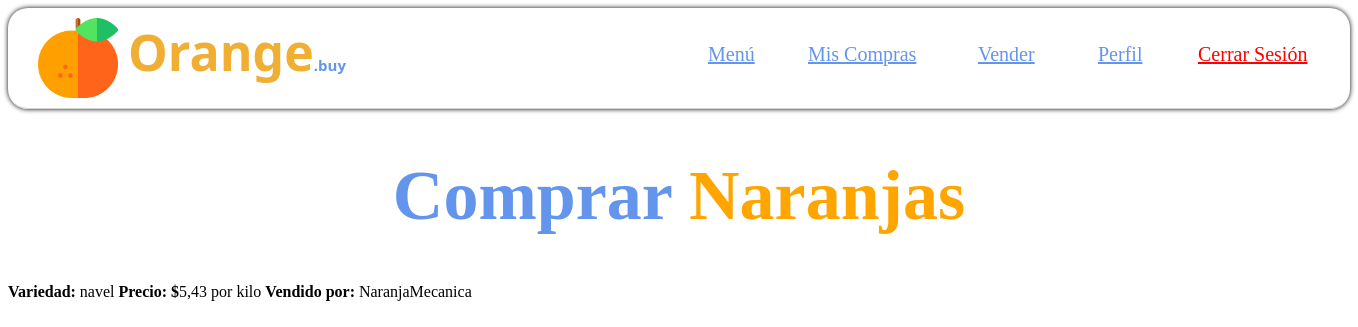
The app's page /tienda/producto/42/ (signed in) with its own data.
### tienda/models.py (models this page shows, shortened)
class Producto(models.Model):
    vendedor = models.ForeignKey(User, on_delete=models.CASCADE, related_name='ventas')
    precio_por_kilo = models.DecimalField(max_digits=6, decimal_places=2)
    kilos_disponibles = models.PositiveIntegerField()
    cantidad_vendida = models.PositiveIntegerField(default=0)
    fecha_inicio = models.DateTimeField(auto_now_add=True)
    activo = models.BooleanField(default=True)
    descuento = models.DecimalField(max_digits=4, decimal_places=2, default=0.00)
    TIPOS_NARANJA = [
        ("valencia", "Valencia"),
        ("navel", "Navel"),
        ("sanguina", "Sanguina"),
        ("otra", "Otra variedad"),
    ]
    tipo = models.CharField(max_length=20, choices=TIPOS_NARANJA)

### tienda/views.py (the view)
# urls.py: path('producto/<int:producto_id>/', views.producto, name='producto'),
@login_required
def producto(request, producto_id):
    producto = get_object_or_404(Producto, id=producto_id)
    return render(request, 'tienda/producto.html', {'producto': producto})

### tienda/templates/tienda/producto.html (shortened to what this page needs)
{% load static %}
<!DOCTYPE html>
<html lang="en">
<head>
</head>
<body>
    <div class="header">
        <img src="{% static 'manager/naranja.png' %}" id="logo">
        <h3 class="titulo_header">Orange<span style="color:cornflowerblue; font-size: 15px;">.buy</span></h3>
        <a class="referencia" href="{% url 'menu_tienda' %}">Menú</a>
        <a class="referencia" href="{% url 'menu_tienda' %}">Mis Compras</a>
        <a class="referencia" href="{% url 'vender' %}">Vender</a>
        <a class="referencia" href="{% url 'menu_tienda' %}">Perfil</a>
        <a class="referencia" href="{% url 'cerrar_sesion' %}" style="color:red">Cerrar Sesión</a>
    </div>
    <h1>Comprar <span style="color:orange;">Naranjas</span></h1>
    <strong>Variedad: </strong>{{ producto.tipo }}
    <strong>Precio: $</strong>{{ producto.precio_por_kilo}} por kilo
    <strong>Vendido por: </strong>{{ producto.vendedor.username }}
</body>
</html>

### tienda/templates/tienda/producto.html (style rules this page uses)
body { font-family: Verdana; }
.header { display: grid; grid-template-columns: 100px 600px 100px 170px 120px 100px 150px; border-bottom: 0.5px solid lightgray; box-shadow: 0 0 5px 0; border-radius: 20px; }
#logo { width: 80px; margin: 10px 20px 10px 30px; }
.titulo_header { margin: 10px 5px 20px 20px; font-size: 50px; color:cornflowerblue; font-family: 'Segoe UI'; color:rgb(240, 174, 50); }
.referencia { text-align: left; font-size: 20px; color:cornflowerblue; margin: 35px 0px 20px 0px; }
h1 { font-size: 70px; text-align: center; color:cornflowerblue; }

### records on screen
Producto: tipo "navel", precio_por_kilo "5,43", vendedor.username "NaranjaMecanica"
